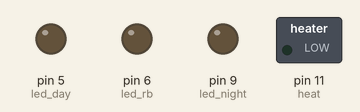
Simulated run of this sketch. Board: Arduino Uno, built with avr-gcc and run on an emulated ATmega328P. Shown: switched loads named in the sketch (green lamp = pin HIGH), output pins drawn as LEDs (lit = HIGH). The local clock reads 2024-03-15 10:24:30 at power-on unless the sketch sets it; what the sketch prints to the serial monitor is not drawn.

Above: at 0.1 s.
At 1.6 s:
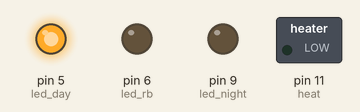
At 3.1 s:
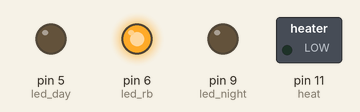
At 5.2 s:
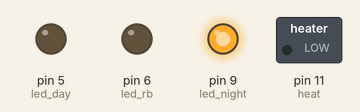
At 6.2 s:
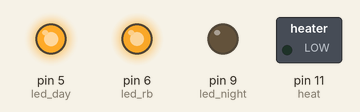
Timing chart, 0 to 31.8 s (numbered marks = the images above):
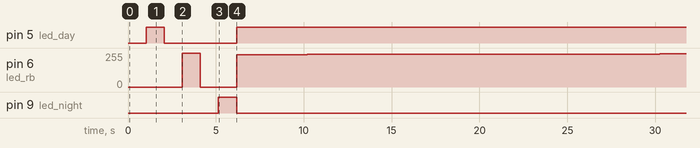

Measured:
- by itself, pin 5 (led_day): HIGH → LOW at 2.1 s, → HIGH 4.1 s later
- by itself, pin 6 (led_rb): 255/255 → 0/255 at 4.1 s, → 243/255 2.1 s later, → 244/255 4.0 s later, → 245/255 10.0 s later, … (5 changes in this stretch)

The sketch:

akwa_male.ino
```cpp
/*

zegarek (DS3231) bez wyswietlacza (ew. kiedys jakis maly LCD)
sterowanie oswietleniem - 3 kanały: dzienne, roślinne, nocne (czasowe, ew. nocne z czujnikiem zbliżeniowym, może tez jakiś przycisk włączający niezależnie od pory dnia)
może kiedyś odczyt temperatury w akwarium i ew. sterowanie grzałką (przekaźnik)


*************************************
I2C Scanning...
I2C device found at address 0x57  !
I2C device found at address 0x68  !
*/

#include <Wire.h>
//#include <time.h>
#include <DS3231.h>
//#include <dht.h>

DS3231 clock;
RTCDateTime dt;

// ************* piny wyświetlaczy ****************
int led_day = 5;     //pwm pin 0
int led_rb = 6;      //pwm pin 1
int led_night = 9;  //pwm pin 2
int heat = 11;       //digital pin 11

int dark_on = 1000;     //  1:00
int dark_off = 5000;    //  5:00
int day_on = 9000;      //  9:00
int rb_on = 10000;      // 10:00
int rb_off = 20000;     // 20:00
int day_off = 21000;    // 21:00
int mid_on = 13000;     // 13:00 - podział dnia - do obsługi jeszcze
int mid_off = 15000;    // 15:00

//int night_on = 21000;
//int night_off = 9000;

int szybkosc_swiatla = 4;
int pora = 0;

int day_lvl = 255;
int rb_lvl = 255;
int night_lvl = 255;

unsigned long dispTime;
int aktCzas = 0; // aktualny czas w formacie HHMM
int aktData = 0; // aktualny czas w formacie HHMM

int ix = 0;


void setup() {
  pinMode(led_day, OUTPUT);
  pinMode(led_rb, OUTPUT);
  pinMode(led_night, OUTPUT);
  pinMode(heat, OUTPUT);

//  setTime(0,0,0,21,6,2018);
//  time_t dt = now();

  Serial.begin(115200);     //inicjalizacja monitora szeregowego
  clock.begin();            // Inicjalizacja DS3231
// następna linia do ustawienia zegarka, normalnie wyremowana
//  clock.setDateTime(__DATE__, __TIME__);
  dispTime=millis();

  _day_on();  //dyskoteka
  _day_off();
  _rb_on();
  _rb_off();
  _night_on();
  _night_off();
}

void loop() {

  dt = clock.getDateTime();
  aktCzas = 1000 * dt.hour + 10 * dt.minute + dt.second / 10;
  Serial.println(aktCzas);
// ustalam day_lvl
  day_lvl = aktCzas - day_on;
  Serial.println(day_lvl);
  if (day_lvl < 0) {
    day_lvl = 0;
  }
  if (day_lvl > 255) {
    day_lvl = 255;
    if (aktCzas - day_off > 0) {
      day_lvl = 255 - (aktCzas - day_off);
      if (day_lvl < 0) {
        day_lvl = 0;
      }
    }
    if (aktCzas - mid_on > 0 && aktCzas - mid_off < 0) {  // przerwa dzienna w bialym swietle
      day_lvl = 50;
    }
  }
  Serial.println(day_lvl);

// ustalam rb_lvl
  rb_lvl = aktCzas - rb_on;
  if (rb_lvl < 0) {
    rb_lvl = 0;
  }
  if (rb_lvl > 255) {
    rb_lvl = 255;
    if (aktCzas - rb_off > 0) {
      rb_lvl = 255 - (aktCzas - rb_off);
      if (rb_lvl < 0) {
        rb_lvl = 0;
      }
    }
    if (aktCzas - mid_on > 0 && aktCzas - mid_off < 0) {  // przerwa dzienna w rb swietle
      rb_lvl = 30;
    }
  }

// night

  night_lvl = 255 - (aktCzas - dark_on);
  if (night_lvl > 255) {
    night_lvl = 255;
  }
  if (night_lvl < 0) {
    night_lvl = 0;
  }
  if (aktCzas > dark_off) {
    night_lvl = aktCzas - dark_off;
    if (night_lvl > 255) {
      night_lvl = 255;
    }
    if (aktCzas > day_on) {
      night_lvl = 255 - (aktCzas - day_on);
      if (night_lvl < 0) {
        night_lvl = 0;
      }
      if (aktCzas > day_off) {
        night_lvl = aktCzas - day_off;
        if (night_lvl > 255) {
          night_lvl = 255;
        }
      }
    }
  }


  Serial.println(day_lvl);
  Serial.println(rb_lvl);
  Serial.println(night_lvl);

  analogWrite(led_day, day_lvl);
  analogWrite(led_rb, rb_lvl);
  analogWrite(led_night, night_lvl);

  dispTime = millis();

  delay(1000);
}

void _day_on(void)
{
  for (ix=0; ix<=255; ix++){
    analogWrite(led_day, ix);
    Serial.print(".");
    delay(szybkosc_swiatla);
  }
  Serial.println();
  Serial.println("day on");
}

void _day_off(void)
{
  for (ix=255; ix>=0; ix--){
    analogWrite(led_day, ix);
    Serial.print(".");
    delay(szybkosc_swiatla);
  }
  Serial.println();
  Serial.println("day off");
}
void _rb_on(void)
{
  for (ix=0; ix<=255; ix++){
    analogWrite(led_rb, ix);
    Serial.print(".");
    delay(szybkosc_swiatla);
  }
  Serial.println();
  Serial.println("rb on");
}

void _rb_off(void)
{
  for (ix=255; ix>=0; ix--){
    analogWrite(led_rb, ix);
    Serial.print(".");
    delay(szybkosc_swiatla);
  }
  Serial.println();
  Serial.println("rb off");
}
void _night_on(void)
{
  for (ix=0; ix<=255; ix++){
    analogWrite(led_night, ix);
    Serial.print(".");
    delay(szybkosc_swiatla);
  }
  Serial.println();
  Serial.println("night on");
}

void _night_off(void)
{
  for (ix=255; ix>=0; ix--){
    analogWrite(led_night, ix);
    Serial.print(".");
    delay(szybkosc_swiatla);
  }
  Serial.println();
  Serial.println("night off");
}
```
